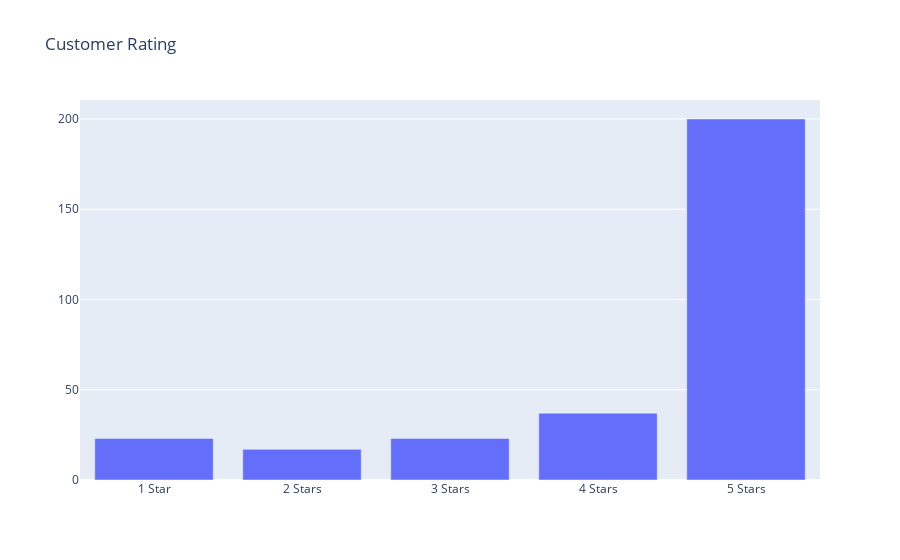

The code cell stored with this chart in its notebook:
### Code cell
# visualize
import plotly.graph_objects as go

x_value = df_rating['rating'] 
y_value = df_rating['count']

fig = go.Figure([go.Bar(x = x_value, y = y_value)])
fig.update_layout(title_text='Customer Rating')
fig.write_image('plots/customer-rating.png')
fig.show()

### Figure 1 — Plotly figure (JSON) as saved in the notebook; plotly's stock layout.template omitted (floating-point values rounded to 4 significant figures)
{"data": [{"type": "bar", "x": ["1 Star", "2 Stars", "3 Stars", "4 Stars", "5 Stars"], "y": [23, 17, 23, 37, 200]}], "layout": {"title": {"text": "Customer Rating"}}}
